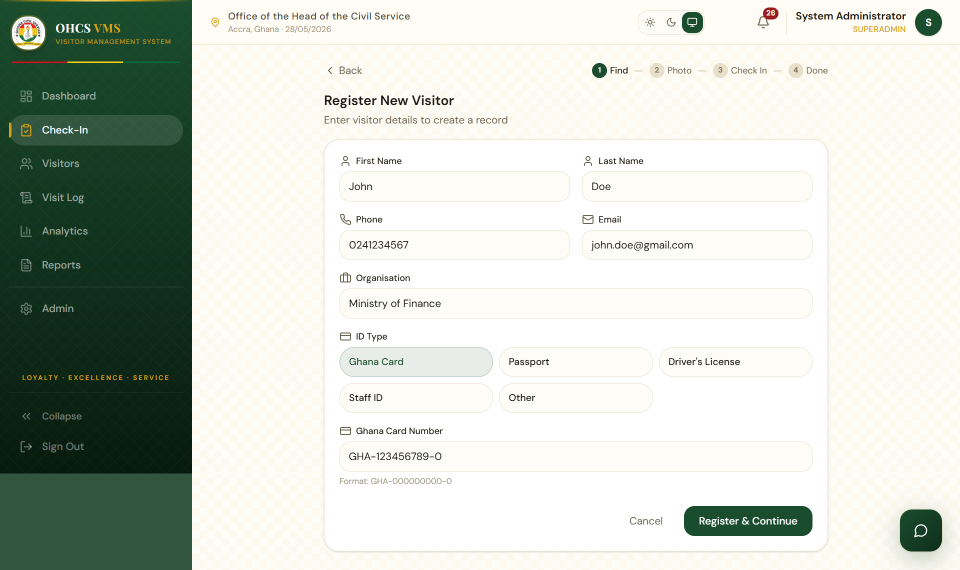
#> input picture decks/_assets/screenshots/OHCS VMS/OHCS-VMS-—-Check_In_p1.png, 1920 x 1139 px (shown at 1/2 size)
$ python mockup_styles.py
#> lines starting #> are read from the running program, lines starting #| are printed output that depends on the picture
"""Three style mockups of the same slide (Check-In Step 1) for the user to compare.

Renders each mockup as a 1920x1080 PNG via Pillow, then bundles them into a
3-slide comparison .pptx. Each mockup is embedded full-bleed so the user is
seeing exactly what the final approach would produce.
"""
from pathlib import Path
from PIL import Image, ImageDraw, ImageFont, ImageFilter
from pptx import Presentation
from pptx.util import Emu

# ─── Paths and constants ─────────────────────────────────────────────────────

ROOT = Path(__file__).parent.parent
ASSETS = ROOT / "_assets"
SCREENS = ASSETS / "screenshots" / "OHCS VMS"
OUT_DIR = ROOT / "output"
MOCKUP_DIR = ASSETS / "mockups"
MOCKUP_DIR.mkdir(parents=True, exist_ok=True)

SCREENSHOT = SCREENS / "OHCS-VMS-—-Check_In_p1.png"

W, H = 1920, 1080
WIN = "C:/Windows/Fonts"

# Font paths
F_SERIF_BOLD     = f"{WIN}/georgiab.ttf"
F_SERIF_REGULAR  = f"{WIN}/georgia.ttf"
F_SERIF_ITALIC   = f"{WIN}/georgiai.ttf"
F_SANS_REGULAR   = f"{WIN}/segoeui.ttf"
F_SANS_BOLD      = f"{WIN}/segoeuib.ttf"
F_SANS_BLACK     = f"{WIN}/seguibl.ttf"

# Palette
INK_DEEP        = (0x0E, 0x14, 0x11)
INK_WARM        = (0x1A, 0x17, 0x14)
CREAM_PAGE      = (0xF6, 0xF1, 0xE7)
CREAM_SOFT      = (0xFB, 0xF7, 0xEF)
GOLD_SIGNATURE  = (0xC9, 0xA1, 0x4A)
GOLD_DEEP       = (0x8B, 0x6B, 0x22)
GREEN_SMARTGATE = (0x1A, 0x4D, 0x2E)
NEUTRAL_LINE    = (0xD8, 0xCF, 0xBE)
WHITE           = (0xFF, 0xFF, 0xFF)
NAVY            = (0x1E, 0x27, 0x47)


def ft(path: str, size: int) -> ImageFont.FreeTypeFont:
    return ImageFont.truetype(path, size)


def load_screenshot() -> Image.Image:
    return Image.open(SCREENSHOT).convert("RGB")


# [10 lines left out: function add_drop_shadow, not called in this run]


def draw_browser_chrome(canvas: Image.Image, x: int, y: int, w: int, h: int, url: str, chrome_h: int = 56) -> tuple[int, int, int, int]:
    """Draws a macOS-style browser chrome on top of the canvas at (x,y) of size w×h.
    Returns the (left, top, right, bottom) box where the screenshot should sit beneath the chrome.
    """
    d = ImageDraw.Draw(canvas)
    # Outer rounded rect with white chrome
    chrome_box = (x, y, x + w, y + chrome_h)
    d.rounded_rectangle((x, y, x + w, y + h), radius=12, fill=(245, 244, 240))
    # Chrome top band
    d.rectangle(chrome_box, fill=(232, 230, 224))
    # Traffic lights
    cy = y + chrome_h // 2
    for i, color in enumerate([(252, 96, 89), (252, 188, 47), (40, 200, 64)]):
        cx = x + 22 + i * 22
        d.ellipse((cx - 7, cy - 7, cx + 7, cy + 7), fill=color)
    # URL pill
    url_x1 = x + 110
    url_x2 = x + w - 60
    url_y1 = y + 12
    url_y2 = y + chrome_h - 12
    d.rounded_rectangle((url_x1, url_y1, url_x2, url_y2), radius=8, fill=(220, 218, 210))
    url_font = ft(F_SANS_REGULAR, 16)
    d.text((url_x1 + 18, url_y1 + 6), url, font=url_font, fill=(80, 80, 80))
    # Return the inner content box for the screenshot
    return (x, y + chrome_h, x + w, y + h)


def fit_image_to_box(img: Image.Image, box_w: int, box_h: int) -> Image.Image:
    """Resize image preserving aspect ratio to fit box."""
    src_w, src_h = img.size
    src_ar = src_w / src_h
    box_ar = box_w / box_h
    if src_ar >= box_ar:
        new_w = box_w
        new_h = int(box_w / src_ar)
    else:
        new_h = box_h
        new_w = int(box_h * src_ar)
    return img.resize((new_w, new_h), Image.LANCZOS)


# ─── MOCKUP A — Dark editorial (Apple keynote / Stripe) ──────────────────────

def render_dark() -> Path:
    canvas = Image.new("RGB", (W, H), INK_DEEP)
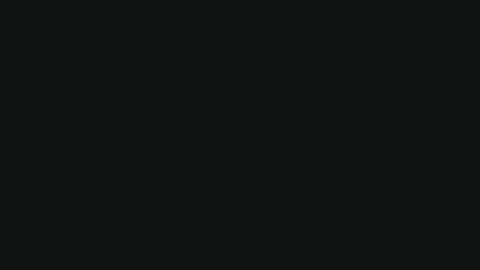
#> canvas: PIL image 1920x1080 RGB (shown at 1/4 size); mean R, G, B 14, 20, 17
    d = ImageDraw.Draw(canvas)

    # Subtle gold thread top-left as brand mark
    d.rectangle((0, 0, 6, 80), fill=GOLD_SIGNATURE)

    # Eyebrow
    eyebrow_font = ft(F_SANS_BOLD, 17)
    d.text((80, 60), "OHCS / SMARTGATE — CHECK-IN FLOW", font=eyebrow_font, fill=GOLD_SIGNATURE)

    # Screenshot in a macOS browser frame, centered
    src = load_screenshot()
    frame_w = 1400
    src_fit = fit_image_to_box(src, frame_w - 40, 720)
#> in fit_image_to_box, `return img.resize((new_w, new_h), Image.LANCZOS)`:
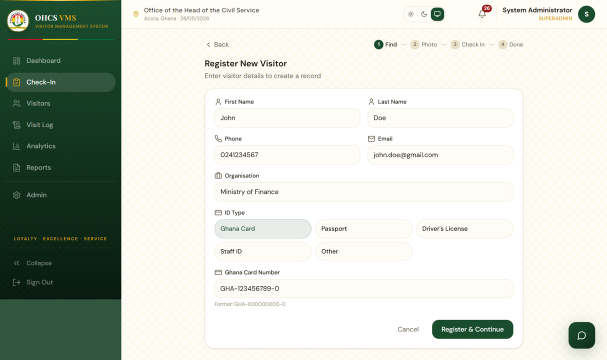
#> returned value: PIL image 1213x720 RGB (shown at 1/2 size); mean R, G, B 204.4, 210, 200.8
    frame_h = src_fit.height + 56 + 20  # chrome + screenshot + padding
    frame_x = (W - frame_w) // 2
    frame_y = 200

    # Build the browser frame on a transparent canvas, then drop-shadow + paste
    frame_canvas = Image.new("RGBA", (frame_w, frame_h), (0, 0, 0, 0))
#> frame_canvas: PIL image 1400x796 RGBA; every value is 0
    inner = draw_browser_chrome(frame_canvas, 0, 0, frame_w, frame_h, "smartgate.ohcsghana.org/check-in")
#> inner = (0, 56, 1400, 796)
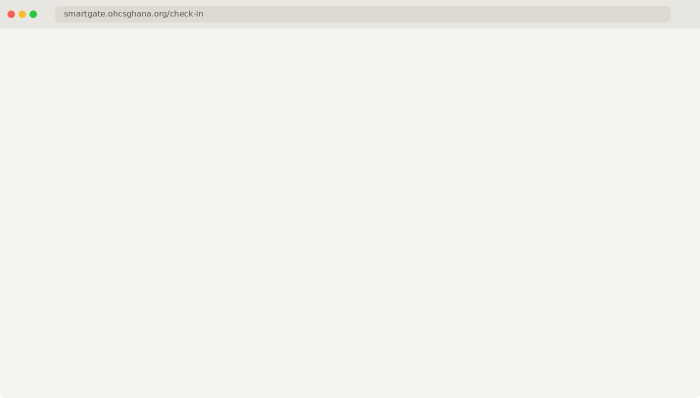
#> frame_canvas: PIL image 1400x796 RGBA (shown at 1/2 size); mean R, G, B, A 243.5, 242.4, 238.2, 255; transparent parts drawn white
    ix, iy, ix2, iy2 = inner
#> ix = 0; iy = 56; ix2 = 1400; iy2 = 796
    box_w = ix2 - ix
#> box_w = 1400
    sx = ix + (box_w - src_fit.width) // 2
#> sx = 93
    frame_canvas.paste(src_fit, (sx, iy + 10))

    # Drop-shadow the entire frame
    shadow_canvas = Image.new("RGBA", (W, H), (0, 0, 0, 0))
#> shadow_canvas: PIL image 1920x1080 RGBA; every value is 0
    shadow_block = Image.new("RGBA", (frame_w, frame_h), (0, 0, 0, 160))
    shadow_canvas.paste(shadow_block, (frame_x + 0, frame_y + 30))
    shadow_canvas = shadow_canvas.filter(ImageFilter.GaussianBlur(35))
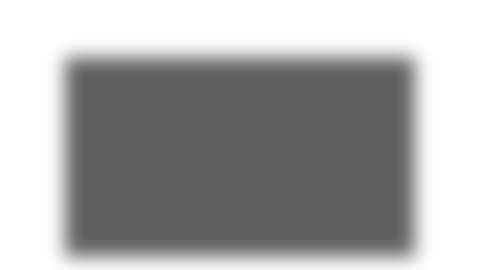
#> shadow_canvas: PIL image 1920x1080 RGBA (shown at 1/4 size); mean R, G, B, A 0, 0, 0, 85.9; transparent parts drawn white
    canvas = Image.alpha_composite(canvas.convert("RGBA"), shadow_canvas).convert("RGB")
    canvas.paste(frame_canvas, (frame_x, frame_y), frame_canvas)

    d = ImageDraw.Draw(canvas)
    # Headline
    title_font = ft(F_SERIF_BOLD, 64)
    d.text((80, H - 240), "Step 01  Find or register", font=title_font, fill=CREAM_PAGE)

    # Sub
    sub_font = ft(F_SANS_REGULAR, 22)
    d.text((82, H - 150), "Existing visitor? Search. New visitor? Three fields. Search is type-ahead — no waiting.",
           font=sub_font, fill=NEUTRAL_LINE)

    # Page number
    pg_font = ft(F_SANS_REGULAR, 13)
    d.text((W - 130, H - 50), "06 / 28", font=pg_font, fill=NEUTRAL_LINE)

    out = MOCKUP_DIR / "mockup_a_dark_editorial.png"
    canvas.save(out)
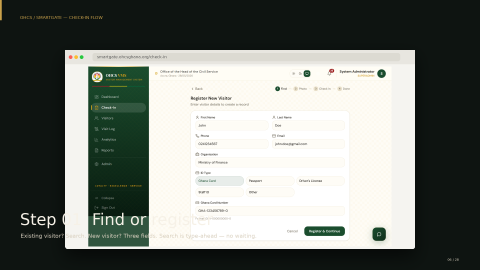
#> saved as mockup_a_dark_editorial.png: PIL image 1920x1080 RGB (shown at 1/4 size); mean R, G, B 120.7, 125.4, 119.5
    print(f"  rendered {out.name}")
    return out


# ─── MOCKUP B — Magazine spread (Monocle / WIRED) ────────────────────────────

def render_magazine() -> Path:
    canvas = Image.new("RGB", (W, H), CREAM_SOFT)
    d = ImageDraw.Draw(canvas)

    # Thin gold rule down the left edge
    d.rectangle((0, 0, 3, H), fill=GOLD_SIGNATURE)

    # Eyebrow
    eyebrow_font = ft(F_SANS_BOLD, 16)
    d.text((90, 80), "S T E P   O N E", font=eyebrow_font, fill=GOLD_DEEP)

    # HUGE serif title
    title_font = ft(F_SERIF_BOLD, 96)
    d.text((84, 130), "Find or register", font=title_font, fill=INK_DEEP)
    d.text((84, 245), "the visitor.", font=title_font, fill=INK_DEEP)

    # Italic subtitle
    sub_font = ft(F_SERIF_ITALIC, 28)
    d.text((90, 380), "Existing? Search.  New? Three fields.", font=sub_font, fill=INK_WARM)

    # Screenshot on the right at ~52% width
    src = load_screenshot()
    img_w = 900
    src_fit = fit_image_to_box(src, img_w, 680)
    img_x = W - src_fit.width - 90
    img_y = (H - src_fit.height) // 2 + 40

    # Subtle shadow
    shadow_canvas = Image.new("RGBA", (W, H), (0, 0, 0, 0))
    shadow_block = Image.new("RGBA", (src_fit.width, src_fit.height), (0, 0, 0, 80))
#> shadow_block: PIL image 900x533 RGBA
    shadow_canvas.paste(shadow_block, (img_x + 8, img_y + 16))
    shadow_canvas = shadow_canvas.filter(ImageFilter.GaussianBlur(18))
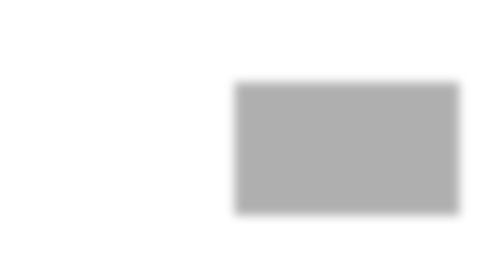
#> shadow_canvas: PIL image 1920x1080 RGBA (shown at 1/4 size); mean R, G, B, A 0, 0, 0, 18.5; transparent parts drawn white
    canvas = Image.alpha_composite(canvas.convert("RGBA"), shadow_canvas).convert("RGB")

    canvas.paste(src_fit, (img_x, img_y))

    # Thin gold hairline above image for editorial framing
    d = ImageDraw.Draw(canvas)
    d.rectangle((img_x, img_y - 14, img_x + 80, img_y - 11), fill=GOLD_SIGNATURE)

    # Pull-quote box (left mid)
    pq_y = 520
    d.rectangle((84, pq_y, 84 + 60, pq_y + 4), fill=GOLD_SIGNATURE)
    quote_font = ft(F_SERIF_ITALIC, 26)
    quote_lines = [
        "“Reception didn't have to learn it.",
        "They already knew it.”",
    ]
    for i, line in enumerate(quote_lines):
        d.text((84, pq_y + 30 + i * 40), line, font=quote_font, fill=INK_WARM)

    attribution = ft(F_SANS_BOLD, 13)
    d.text((84, pq_y + 130), "RECEPTION LEAD, OHCS HQ", font=attribution, fill=GOLD_DEEP)

    # Stat callout below pull-quote
    stat_font = ft(F_SERIF_BOLD, 78)
    d.text((84, pq_y + 200), "< 60s", font=stat_font, fill=GREEN_SMARTGATE)
    stat_label_font = ft(F_SANS_REGULAR, 16)
    d.text((84, pq_y + 295), "Average time from visitor arrival to printed badge.",
           font=stat_label_font, fill=INK_WARM)

    # Caption + page bottom
    cap_font = ft(F_SANS_REGULAR, 12)
    d.text((84, H - 50), "C H E C K - I N   F L O W   ·   O P E N I N G   S T A T E", font=cap_font, fill=GOLD_DEEP)
    d.text((W - 140, H - 50), "06 OF 28", font=cap_font, fill=GOLD_DEEP)

    out = MOCKUP_DIR / "mockup_b_magazine_spread.png"
    canvas.save(out)
    print(f"  rendered {out.name}")
    return out


# ─── MOCKUP C — Premium consulting (McKinsey / BCG) ──────────────────────────

def render_consulting() -> Path:
    canvas = Image.new("RGB", (W, H), WHITE)
#> canvas: PIL image 1920x1080 RGB; every value is 255
    d = ImageDraw.Draw(canvas)

    # Top header bar
    d.rectangle((0, 0, W, 56), fill=NAVY)
    hdr_font = ft(F_SANS_BOLD, 13)
    d.text((80, 21), "OHCS  ·  SMARTGATE  ·  VISITOR MANAGEMENT  ·  EXECUTIVE BRIEFING", font=hdr_font, fill=WHITE)
    d.text((W - 180, 21), "06  /  28", font=hdr_font, fill=NEUTRAL_LINE)

    # Title block
    section_font = ft(F_SANS_BOLD, 14)
    d.text((80, 100), "1.  RECEPTION WORKFLOW", font=section_font, fill=GOLD_DEEP)

    title_font = ft(F_SANS_BOLD, 38)
    d.text((80, 132), "Step 1 of 4 — Find or register the visitor", font=title_font, fill=INK_DEEP)

    # Underline below the title (thin)
    d.rectangle((80, 195, 760, 197), fill=NAVY)

    # Source kicker
    src_font = ft(F_SANS_REGULAR, 12)
    d.text((80, 210), "Source: smartgate.ohcsghana.org/check-in  ·  Captured May 2026", font=src_font, fill=(120, 120, 120))

    # Main content split: image left (55%), right column key takeaways
    src = load_screenshot()
    img_w, img_h = 1050, 700
    src_fit = fit_image_to_box(src, img_w, img_h)
    img_x = 80
    img_y = 260
    # Thin border
    d.rectangle((img_x - 1, img_y - 1, img_x + src_fit.width + 1, img_y + src_fit.height + 1), outline=(200, 200, 200), width=1)
    canvas.paste(src_fit, (img_x, img_y))

    # Right column — Key Takeaways
    col_x = 1200
    d.text((col_x, 260), "KEY TAKEAWAYS", font=section_font, fill=GOLD_DEEP)

    takeaways = [
        ("Search-first design.", "Existing visitors are surfaced in two characters; new visitors require three fields."),
        ("Single workflow.", "Reception completes check-in without leaving this screen — host routing and purpose tagging inline."),
        ("Sub-60-second time-to-badge.", "Internal benchmark; consistent across reception staff with no training overhead."),
    ]

    bullet_num_font = ft(F_SANS_BLACK, 22)
    bullet_head_font = ft(F_SANS_BOLD, 16)
    bullet_body_font = ft(F_SANS_REGULAR, 13)

    for i, (head, body) in enumerate(takeaways):
        y0 = 310 + i * 160
        d.text((col_x, y0), f"{i+1:02d}", font=bullet_num_font, fill=NAVY)
        d.text((col_x + 44, y0 + 6), head, font=bullet_head_font, fill=INK_DEEP)
        # Wrap body manually (simple)
        body_lines = wrap_text(body, bullet_body_font, 580)
        for j, line in enumerate(body_lines):
            d.text((col_x + 44, y0 + 36 + j * 22), line, font=bullet_body_font, fill=(80, 80, 80))

    # Bottom footer
    d.rectangle((0, H - 36, W, H - 35), fill=(220, 220, 220))
    foot_font = ft(F_SANS_REGULAR, 11)
    d.text((80, H - 28), "OHCS SmartGate Executive Briefing  ·  v0  ·  28 May 2026", font=foot_font, fill=(140, 140, 140))
    d.text((W - 230, H - 28), "Confidential — for internal review only", font=foot_font, fill=(140, 140, 140))

    out = MOCKUP_DIR / "mockup_c_premium_consulting.png"
    canvas.save(out)
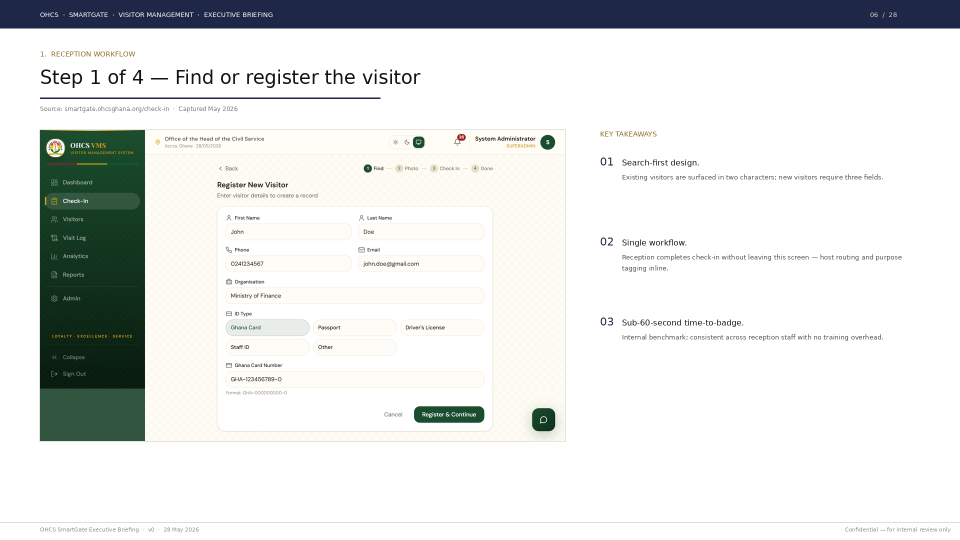
#> saved as mockup_c_premium_consulting.png: PIL image 1920x1080 RGB (shown at 1/2 size); mean R, G, B 225.6, 227.8, 226.6
    print(f"  rendered {out.name}")
    return out


def wrap_text(text: str, font: ImageFont.FreeTypeFont, max_w: int) -> list[str]:
    words = text.split()
    lines: list[str] = []
    line = ""
    for w in words:
        candidate = (line + " " + w).strip()
        bbox = font.getbbox(candidate)
        if bbox[2] - bbox[0] <= max_w:
            line = candidate
        else:
            if line:
                lines.append(line)
            line = w
    if line:
        lines.append(line)
    return lines


# ─── Bundle into a comparison PPTX ───────────────────────────────────────────

def build_comparison_pptx(mockups: list[Path]) -> Path:
#> (the run stopped early here; a loop or call above may not have finished)

$ run again, with decks/_assets/screenshots/OHCS VMS/OHCS-VMS-—-Check_In_p2.png copied over decks/_assets/screenshots/OHCS VMS/OHCS-VMS-—-Check_In_p1.png
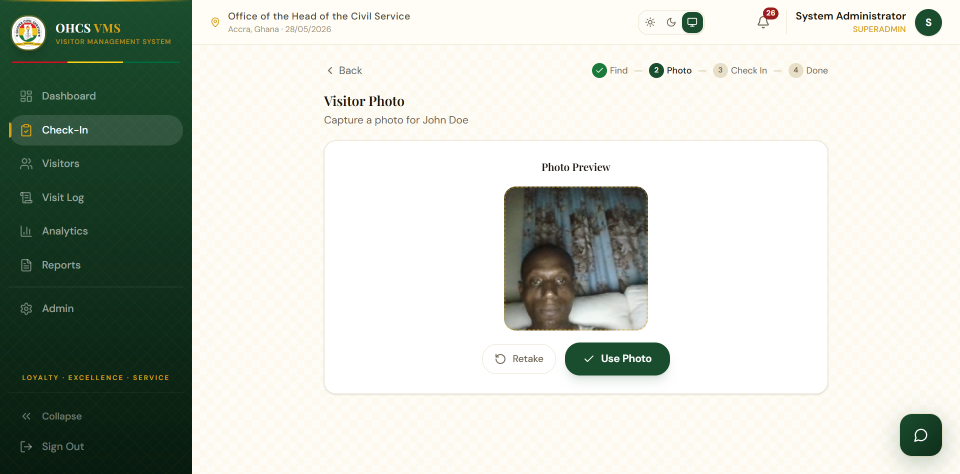
#> input picture decks/_assets/screenshots/OHCS VMS/OHCS-VMS-—-Check_In_p2.png, 1920 x 948 px (shown at 1/2 size)
#> inner = (0, 56, 1400, 747)
#> ix = 0; iy = 56; ix2 = 1400; iy2 = 747
#> box_w = 1400
#> sx = 20
#> in render_dark, `canvas.save(out)`:
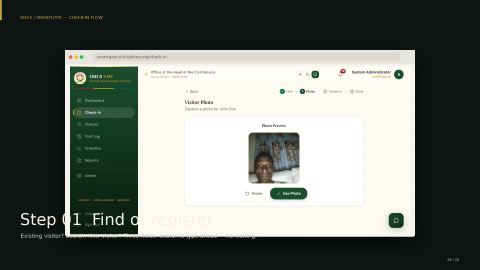
#> saved as mockup_a_dark_editorial.png: PIL image 1920x1080 RGB (shown at 1/4 size); mean R, G, B 109.3, 114.4, 108.3
#> in render_consulting, `canvas.save(out)`:
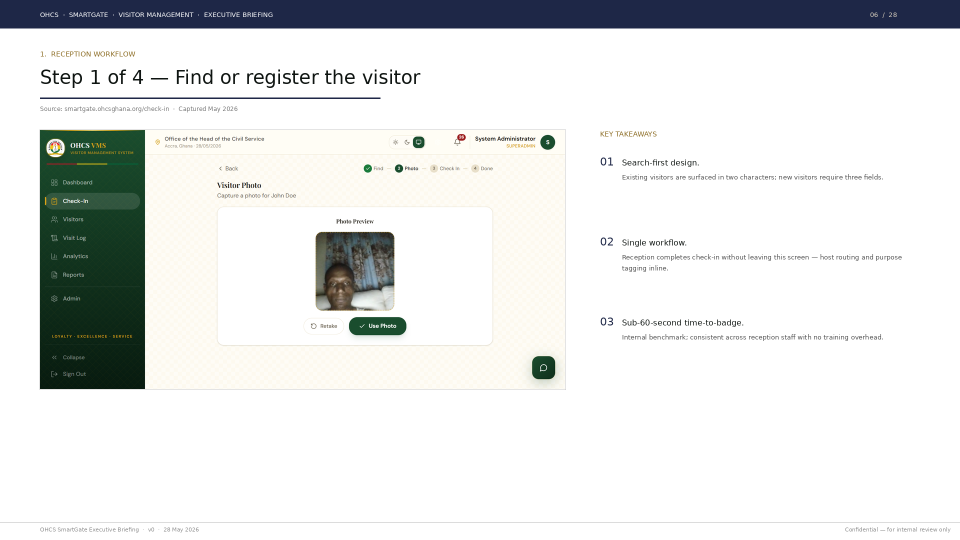
#> saved as mockup_c_premium_consulting.png: PIL image 1920x1080 RGB (shown at 1/2 size); mean R, G, B 226.4, 228.3, 227.5

$ run again, with decks/_assets/screenshots/OHCS VMS/OHCS-VMS-—-Check_In_p3.png copied over decks/_assets/screenshots/OHCS VMS/OHCS-VMS-—-Check_In_p1.png
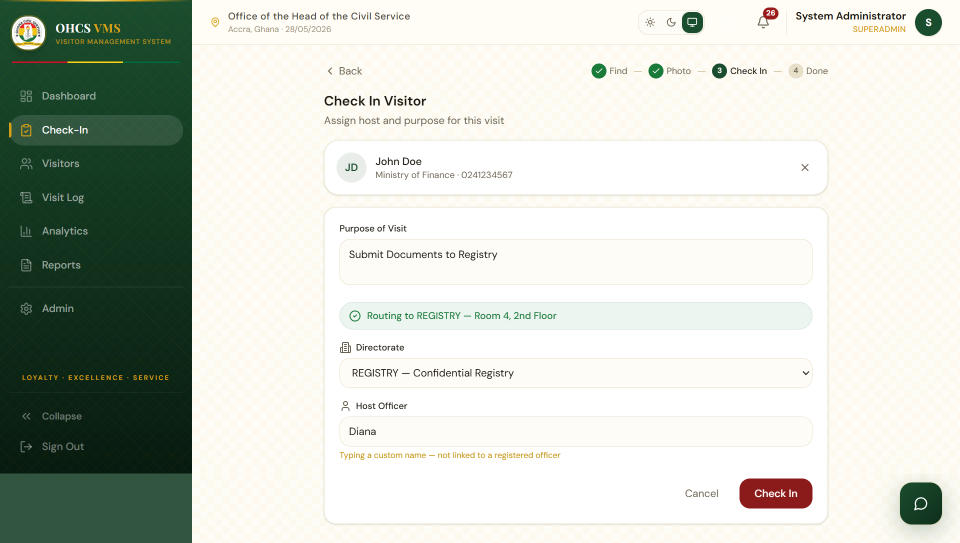
#> input picture decks/_assets/screenshots/OHCS VMS/OHCS-VMS-—-Check_In_p3.png, 1920 x 1085 px (shown at 1/2 size)
#> inner = (0, 56, 1400, 796)
#> ix = 0; iy = 56; ix2 = 1400; iy2 = 796
#> box_w = 1400
#> sx = 63
#> in render_dark, `canvas.save(out)`:
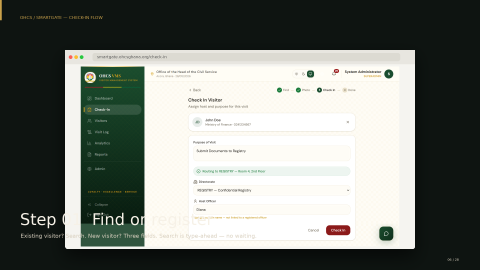
#> saved as mockup_a_dark_editorial.png: PIL image 1920x1080 RGB (shown at 1/4 size); mean R, G, B 120.1, 124.7, 118.8
#> in render_consulting, `canvas.save(out)`:
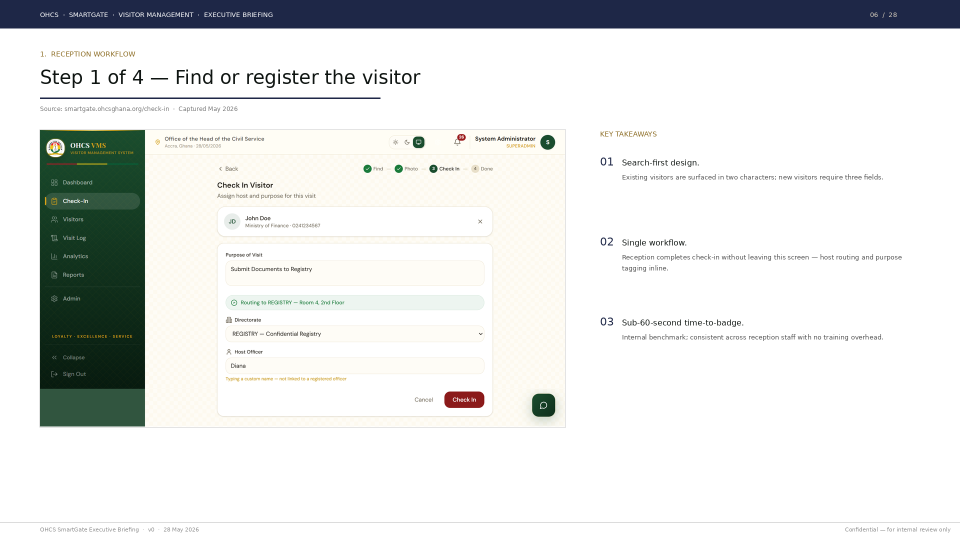
#> saved as mockup_c_premium_consulting.png: PIL image 1920x1080 RGB (shown at 1/2 size); mean R, G, B 226.5, 228.5, 227.4
